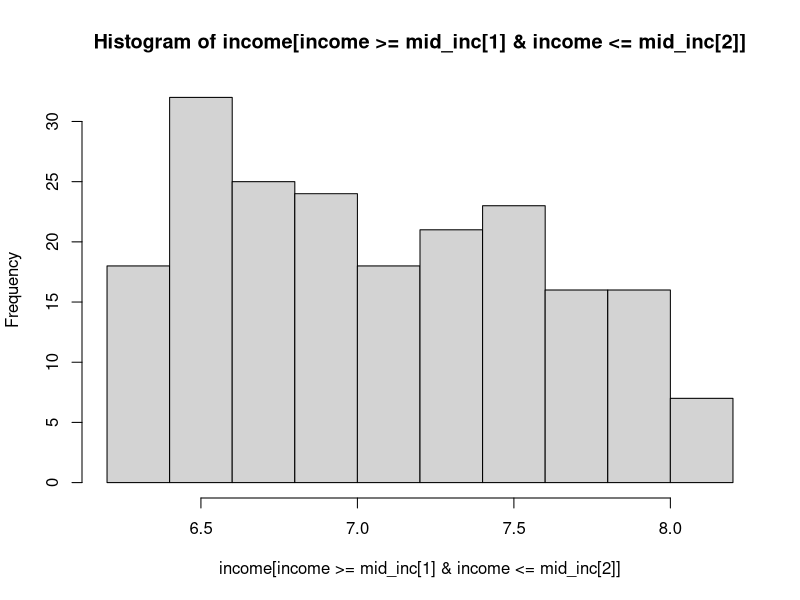

Here is the R script that generated this plot:
## Chris Daigle
## Wk3D1 Lab

# Exercise 1
set.seed(pi)
nor <- rnorm(200,6,9)

nor_mid <- nor[(nor >= 4) & (nor <= 7)]
which((nor >= 4) & (nor <= 7))
nor_end <- nor[(nor < 3) | (nor > 9)]

# Exercise 2
set.seed(1)
income <- rchisq(1000, 8)
mid_inc <- quantile(income, probs = seq(0.4, 0.6, 0.2))
print(mid_inc)
hist(income[income >= mid_inc[1] & income <= mid_inc[2]])

# Exercise 3
linkedin <- c(16,9,13,5,2,17,14)
facebook <- c(17,7,5,16,8,13,14)
week <- c("Mon", "Tue", "Wed", "Thu", "Fri", "Sat", "Sun")
names(linkedin) <- week
names(facebook) <- week

names(which(linkedin >15))
names(which(linkedin <= 5))
names(which(linkedin > facebook))

# Exercise 4
set.seed(1)
x <- rnorm(1000, 0, 1)
extreme <- (x>1.96) | (x< (-1.96))
extreme[extreme == FALSE] <- 0
cnt_true <- sum(extreme)
print(cnt_true)
prop_true <- (cnt_true / 1000)*100
prop_true

# Exercise 5
set.seed(pi)
numbers <- sample(1:1000, 1000, replace = TRUE)
even <- (numbers %% 2 == 0)
cnt_even <- sum(even)
cnt_even

# Exercise 6
salary <- c(54,35,65,34,67,76,100,3,154,44,37,98,254)
name <- c("Tom", "Annie", "John", "Park", "Kim", "Bob", "Julia", "Ben", "Steven", "Nick", "Lee", "Rick", "Don")
names(salary) <- name
salary[which(substr(name,1,1) %in% LETTERS[1:11])]